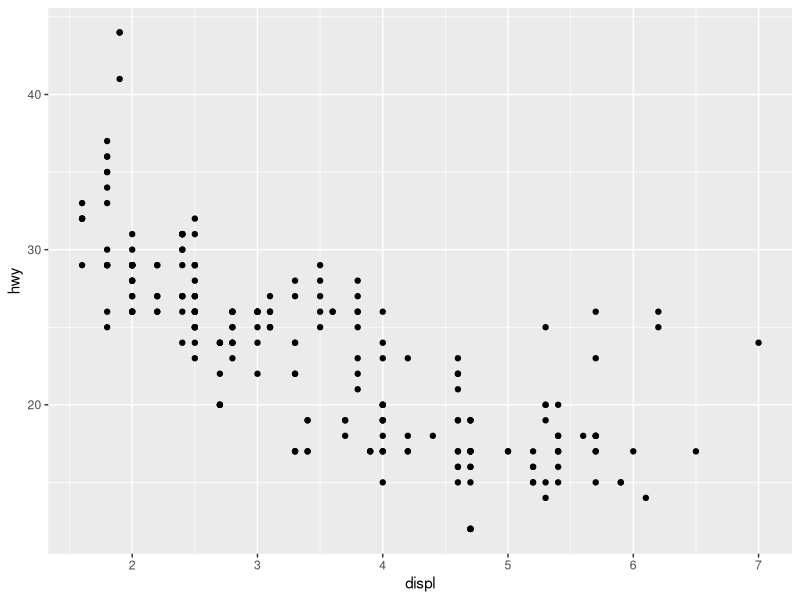
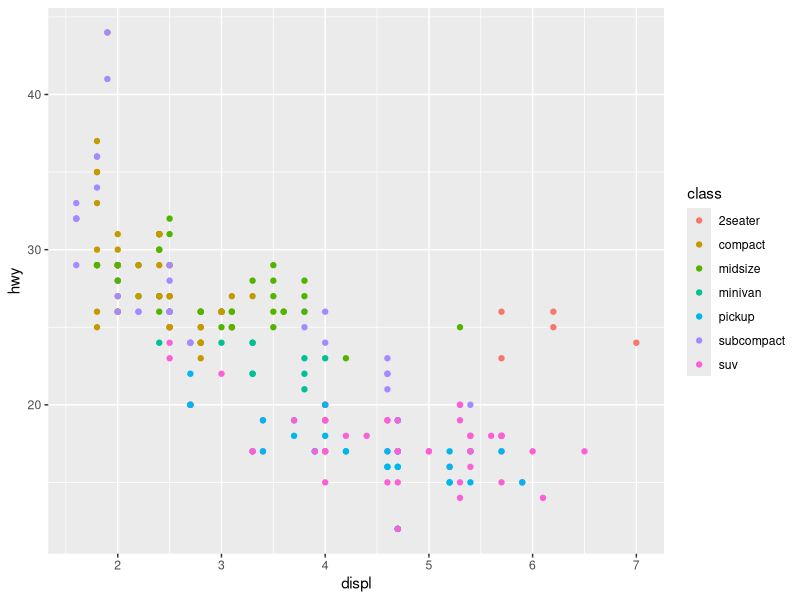
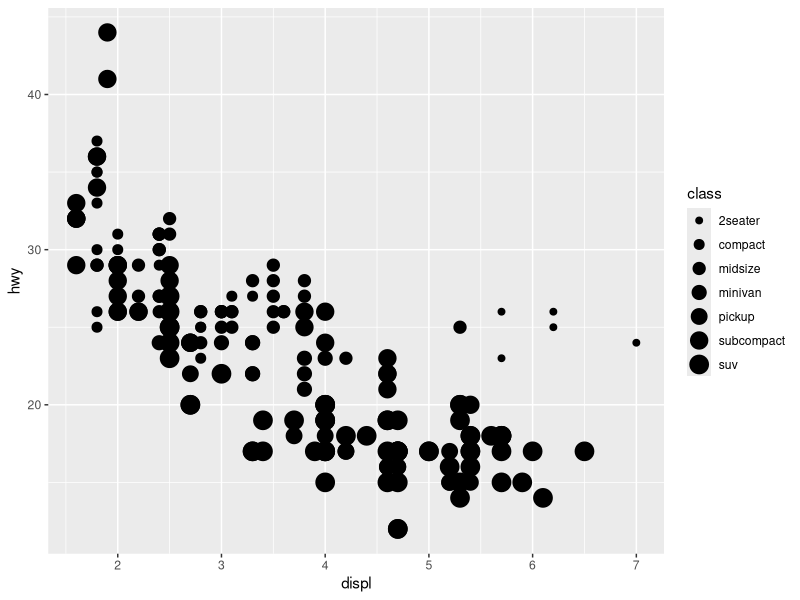
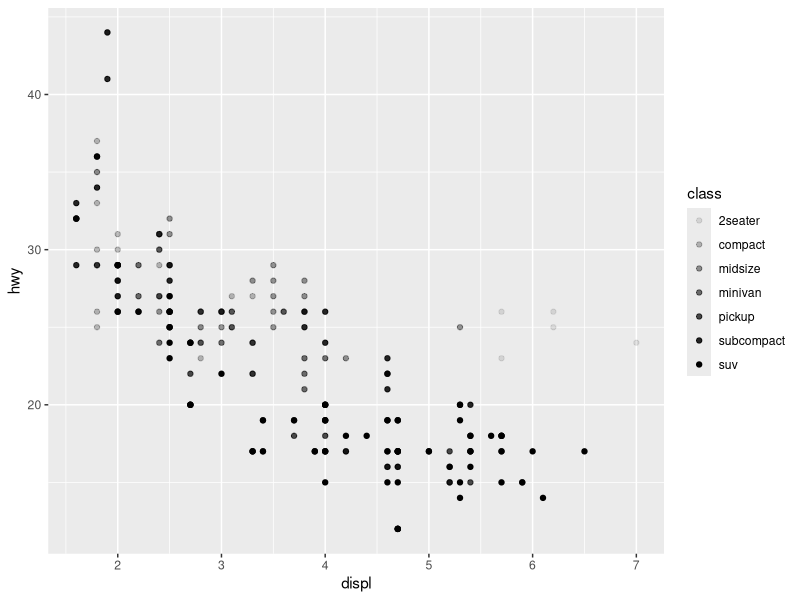
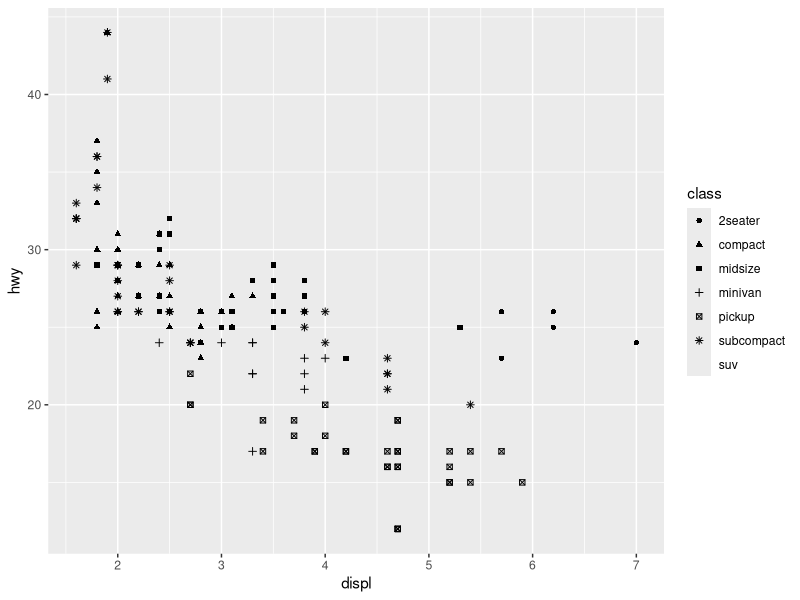
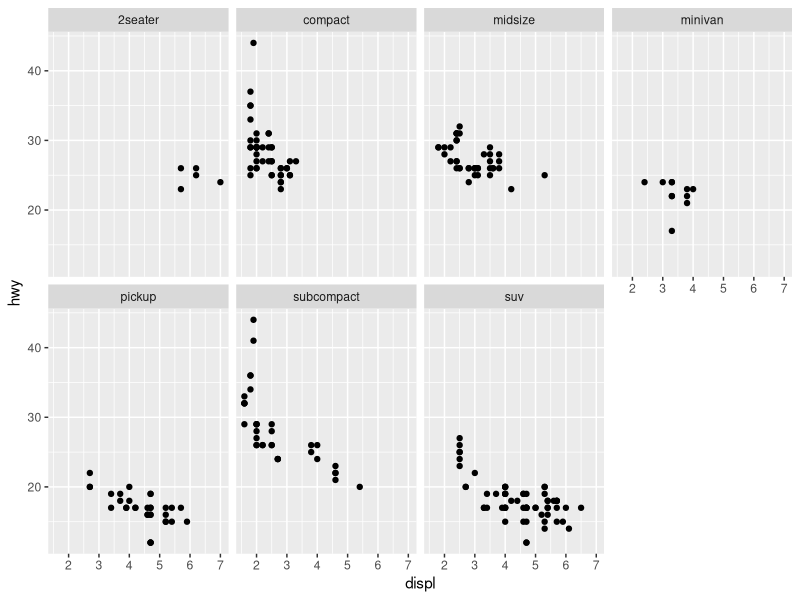
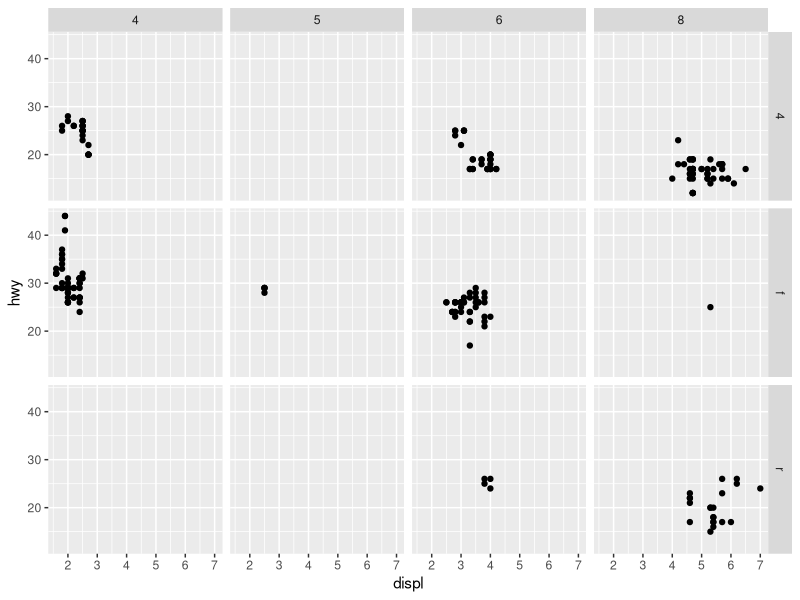
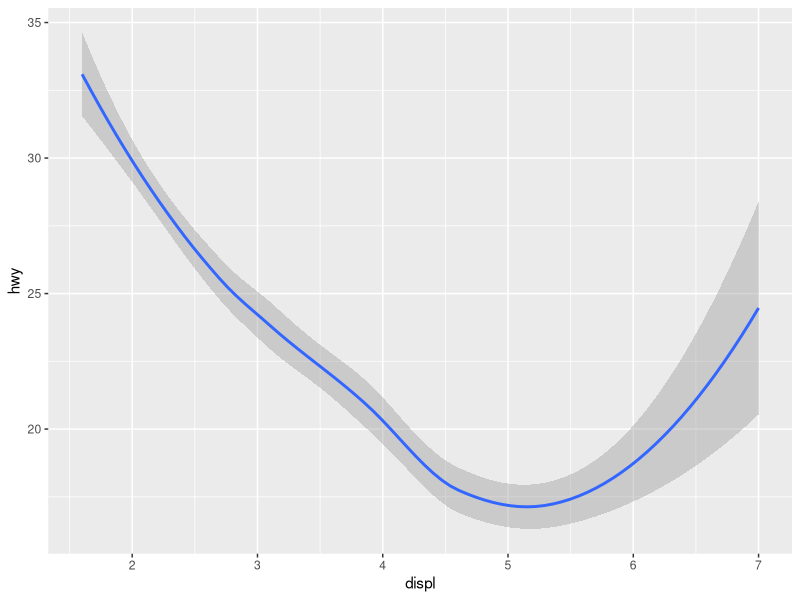

The R script that drew these images, in order:
## ---- chunk 1
knitr::opts_chunk$set(echo = TRUE)
## ---- chunk 2
#install.packages("tidyverse") 

library(tidyverse)
#> ── Attaching packages ─────────────────────────────────────── tidyverse 1.3.0 ──
#> ✔ ggplot2 3.3.0     ✔ purrr   0.3.4
#> ✔ tibble  3.0.1     ✔ dplyr   0.8.5
#> ✔ tidyr   1.0.3     ✔ stringr 1.4.0
#> ✔ readr   1.3.1     ✔ forcats 0.5.0

#tidyverse_update() # Update if necessary
## ---- chunk 3
mpg  # data frame
#?mpg # information about the data frame
## ---- chunk 4
ggplot(data = mpg) + 
  geom_point(mapping = aes(x = displ, y = hwy))
## ---- chunk 5
ggplot(data = mpg) + 
  geom_point(mapping = aes(x = displ, y = hwy, color = class))
## ---- chunk 6
ggplot(data = mpg) + 
  geom_point(mapping = aes(x = displ, y = hwy, size = class))
## ---- chunk 7
ggplot(data = mpg) + 
  geom_point(mapping = aes(x = displ, y = hwy, alpha = class))
## ---- chunk 8
ggplot(data = mpg) + 
  geom_point(mapping = aes(x = displ, y = hwy, shape = class))
## ---- chunk 9
ggplot(data = mpg) + 
  geom_point(mapping = aes(x = displ, y = hwy)) + 
  facet_wrap(~ class, nrow = 2)
## ---- chunk 10
ggplot(data = mpg) + 
  geom_point(mapping = aes(x = displ, y = hwy)) + 
  facet_grid(drv ~ cyl)
## ---- chunk 11
ggplot(data = mpg) + 
  geom_smooth(mapping = aes(x = displ, y = hwy))
## ---- chunk 12
ggplot(data = mpg) + 
  geom_smooth(mapping = aes(x = displ, y = hwy), se=FALSE)
## ---- chunk 13
ggplot(data = mpg) + 
  geom_smooth(mapping = aes(x = displ, y = hwy, linetype = drv))
## ---- chunk 14
ggplot(data = mpg) +
  geom_smooth(mapping = aes(x = displ, y = hwy, group = drv))
## ---- chunk 15
ggplot(data = mpg) +
  geom_smooth(
    mapping = aes(x = displ, y = hwy, color = drv),
    show.legend = FALSE
  )
## ---- chunk 16
ggplot(data = mpg) + 
  geom_point(mapping = aes(x = displ, y = hwy)) +
  geom_smooth(mapping = aes(x = displ, y = hwy))
## ---- chunk 17
ggplot(data = mpg, mapping = aes(x = displ, y = hwy)) + 
  geom_point() + 
  geom_smooth()
## ---- chunk 18
ggplot(data = mpg, mapping = aes(x = displ, y = hwy)) + 
  geom_point(mapping = aes(color = class)) + 
  geom_smooth()
## ---- chunk 19
ggplot(data = diamonds) + 
  geom_bar(mapping = aes(x = cut))
## ---- chunk 20
ggplot(data = diamonds) + 
  geom_bar(mapping = aes(x = cut, colour = cut))
## ---- chunk 21
ggplot(data = diamonds) + 
  geom_bar(mapping = aes(x = cut, fill = cut))
## ---- chunk 22
ggplot(data = diamonds) + 
  geom_bar(mapping = aes(x = cut, fill = clarity))
## ---- chunk 23
ggplot(data = diamonds, mapping = aes(x = cut, fill = clarity)) + 
  geom_bar(alpha = 1/5, position = "identity")
ggplot(data = diamonds, mapping = aes(x = cut, colour = clarity)) + 
  geom_bar(fill = NA, position = "identity")
## ---- chunk 24
ggplot(data = diamonds) + 
  geom_bar(mapping = aes(x = cut, fill = clarity), position = "fill")
## ---- chunk 25
ggplot(data = diamonds) + 
  geom_bar(mapping = aes(x = cut, fill = clarity), position = "dodge")
